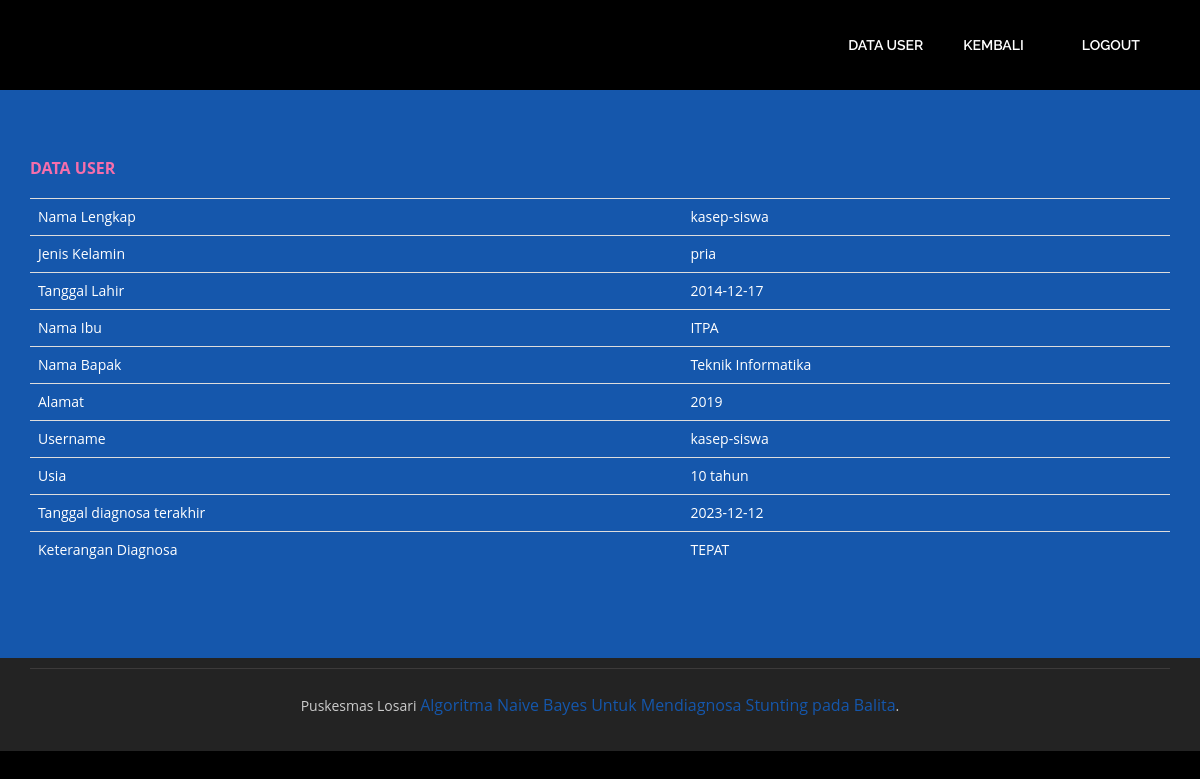
Screenshot of /periksa.php?act=user (signed in) with the database file from the repository.
### tables this page shows
CREATE TABLE `daftar_user` (
  `id_user` int(15) NOT NULL,
  `nama_lengkap` varchar(35) DEFAULT NULL,
  `nama_perti` varchar(35) DEFAULT NULL,
  `nama_jurusan` varchar(35) DEFAULT NULL,
  `tahun_masuk` varchar(35) DEFAULT NULL,
  `nama` varchar(35) DEFAULT NULL,
  `password` varchar(15) DEFAULT NULL,
  `jenis_kelamin` varchar(10) DEFAULT NULL,
  `tgl_lahir` date DEFAULT NULL,
  `tgl_diagnosa` date DEFAULT NULL,
  `keterangan` varchar(35) DEFAULT NULL,
  `updated` varchar(20) DEFAULT NULL,
  `updater` varchar(20) DEFAULT NULL
);

### periksa.php (the view, shortened to what this page needs)
<!doctype html>
<?php
	include('admin/fungsi_koneksi.php');
?>
<html style="background:#000;">
<head>
<link href="css/bootstrap.min.css" rel="stylesheet" type="text/css">
<link href="css/style.css" rel="stylesheet" type="text/css">
<link href="css/font-awesome.css" rel="stylesheet" type="text/css">
<link href="css/animate.css" rel="stylesheet" type="text/css">
</head>
<body>
<header id="header_wrapper">
  <div class="container">
    <div class="header_box">
	  <nav class="navbar navbar-inverse" role="navigation">
	    <div id="main-nav" class="collapse navbar-collapse navStyle">
			<ul class="nav navbar-nav" id="mainNav">
			  <li><a href="?act=user">Data User</a></li>
			  <li><a href="index.php">Kembali</a></li>
			   <li><a href="logout.php">Logout</a></li>
			</ul>
      </div>
	 </nav>
    </div>
  </div>
</header>
<section id="hero_section" class="top_cont_outer">
  <div class="hero_wrapper" id="hero_periksa">
    <div class="container">
      <div class="hero_section">
        <div class="row">
			<?php if($_GET['act']=="user"){?>
			<div class="col-lg-12 col-sm-7">
            <div class="top_left_cont animated">
			<h3>DATA USER</h3>
			<table class="table table" style="color:white;">
			<?php
			$ssql = "SELECT * FROM daftar_user WHERE id_user = '".$_SESSION['user']."'";
						$query = mysqli_query($con, $ssql);
						while ($record = mysqli_fetch_array($query)){
							$lahir = substr($record['tgl_lahir'], 0, 4);
							$now = date ('Y');
							$usia = $now - $lahir;
							echo "<tr>";
							echo "<td>Nama Lengkap</td>";
							echo "<td>".$record['nama_lengkap']."</td>";
							echo "</tr>";
							echo "<tr>";
							echo "<td>Jenis Kelamin</td>";
							echo "<td>".$record['jenis_kelamin']."</td>";
							echo "</tr>";
							echo "<tr>";
							echo "<td>Tanggal Lahir</td>";
							echo "<td>".$record['tgl_lahir']."</td>";
							echo "</tr>";
							echo "<tr>";
							echo "<td>Nama Ibu</td>";
							echo "<td>".$record['nama_perti']."</td>";
							echo "</tr>";
							echo "<tr>";
							echo "<td>Nama Bapak</td>";
							echo "<td>".$record['nama_jurusan']."</td>";
							echo "</tr>";
							echo "<tr>";
							echo "<td>Alamat</td>";
							echo "<td>".$record['tahun_masuk']."</td>";
							echo "</tr>";
							echo "<tr>";
							echo "<td>Username</td>";
							echo "<td>".$record['nama']."</td>";
							echo "</tr>";
							echo "<tr>";
							echo "<td>Usia</td>";
							echo "<td>$usia tahun</td>";
							echo "</tr>";
							echo "<tr>";
							echo "<td>Tanggal diagnosa terakhir</td>";
							echo "<td>".$record['tgl_diagnosa']."</td>";
							echo "</tr>";
							echo "<tr>";
							echo "<td>Keterangan Diagnosa</td>";
							echo "<td>".$record['keterangan']."</td>";
							echo "</tr>";
						} ?>
						</table>
				</div>
				</div>
					<?php	} ?>
        </div>
      </div>
    </div>
  </div>
</section>
<footer class="footer_wrapper" id="contact_periksa">
  <div class="container">
    <section class="page_section contact" id="contact_periksa">
    </section>
  </div>
  <div class="container">
    <div class="footer_bottom"><span>Puskesmas Losari <a href="index.php">Algoritma Naive Bayes Untuk Mendiagnosa Stunting pada Balita</a>. </span> </div>
  </div>
</footer>
</body>
</html>

### css/style.css (style rules this page uses)
ul { list-style: none; }
a, a:hover, a:active { outline: 0px !important; }
body { background: #fff; font-family: 'Open Sans', sans-serif; font-size: 14px; font-weight: normal; color: #888888; margin: 0; }
h3 { font-family: 'Open Sans', sans-serif; font-weight: 600; color: #222222; font-size: 18px; margin: 0 0 5px 0; }
#header_wrapper { background: #000; padding: 20px 0px; }
.header_box { position: relative; }
.navbar-inverse { background-color: transparent; border-color: transparent; }
.navbar { border: 0px solid #fff; min-height: 40px; margin-bottom: 0px; }
.navbar-inverse .navbar-nav > li > a { color: #FFF; }
.navStyle { float: right; }
.navStyle ul { list-style: none; padding: 0px; }
.navStyle ul li { display: inline-block; margin: 0 5px; }
.navStyle ul li:first-child { ; }
.navStyle ul li:last-child { margin: 0 0 0 23px; }
.navStyle ul li a { display: block; font-size: 14px; color: #222222; font-family: 'Raleway', sans-serif; text-decoration: none; text-transform: uppercase; font-weight: 600; transition: all 0.2s ease-in-out; -moz-transition: all 0.2s ease-in-out; -webkit-transition: all 0.2s ease-in-out; }
.top_cont_outer { background: #1557ac; position: relative; }
.hero_section { position: relative; }
.top_left_cont { padding: 70px 0; }
.top_left_cont h3 { font-size: 16px; color: #f56eab; margin: 0 0 20px 0; text-align: left; font-weight: 700; }
.page_section.contact { padding: 90px 0 100px; }
.footer_wrapper { background: #232323; }
.footer_bottom { border-top: 1px solid #3C3A3A; padding: 25px 0; }
.footer_bottom span { display: block; font-size: 14px; color: #cccccc; text-align: center; }
.footer_bottom span a { display: inline-block; color: #1557ac; font-size: 16px; transition: all 0.3s ease-in-out; -moz-transition: all 0.3s ease-in-out; -webkit-transition: all 0.3s ease-in-out; }
#contact_periksa { padding: 0px 0 10px; }
#hero_periksa { min-height:500px; }

### rows the page displays
daftar_user: nama_lengkap "kasep-siswa", jenis_kelamin "pria", tgl_lahir "2014-12-17", nama_perti "ITPA", nama_jurusan "Teknik Informatika", tahun_masuk "2019", nama "kasep-siswa", tgl_lahir "10", tgl_diagnosa "2023-12-12", keterangan "TEPAT"
